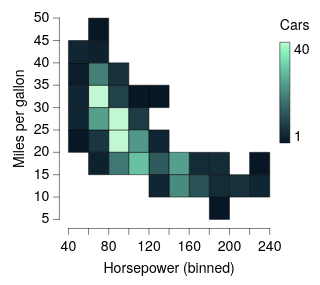

Express this chart as Vega-Lite.
### Vega-Lite specification from a JSON file in a GitHub repository (floating-point values rounded to 4 significant figures; data arrays with more than 128 entries replaced by an {"elided": "..."} marker saying what was removed)
{"background": null, "config": {"arc": {"fill": "#DBDBDB", "fillOpacity": 1.0, "innerRadius": 25.0, "padAngle": 0.03, "stroke": "black", "strokeOpacity": 1, "strokeWidth": 0.25}, "area": {"fill": "#DBDBDB", "fillOpacity": 1.0, "stroke": "black", "strokeOpacity": 1, "strokeWidth": 0.25}, "axis": {"domain": true, "domainCap": "round", "domainColor": "black", "domainWidth": 0.25, "grid": false, "gridCap": "round", "gridColor": "#F1F1F1", "gridDash": [0, 0], "gridOpacity": 1.0, "gridWidth": 0.25, "labelColor": "black", "labelFont": "HelveticaNeue", "labelFontSize": 7, "labelFontStyle": "normal", "labelFontWeight": 400, "offset": 4.5, "ticks": true, "tickCap": "round", "tickColor": "black", "tickRound": false, "tickSize": 3, "tickWidth": 0.25, "titleColor": "black", "titleFont": "HelveticaNeue", "titleFontSize": 7, "titleFontStyle": "normal", "titleFontWeight": 400}, "axisX": {"domain": true, "labelAlign": "center", "labelAngle": 0, "labels": true, "ticks": true, "translate": 0}, "axisY": {"domain": true, "labelAlign": "right", "labelAngle": 0, "labels": true, "ticks": true, "translate": 0}, "axisRight": {"domain": true, "labelAlign": "left", "labelAngle": 0, "labels": true, "ticks": true, "translate": 0}, "axisTop": {"domain": true, "labelAlign": "center", "labelAngle": 0, "labels": true, "ticks": true, "translate": 0}, "axisBand": {"tickOffset": 0}, "bar": {"fill": "#DBDBDB", "fillOpacity": 1.0, "stroke": "black", "strokeOpacity": 1, "strokeWidth": 0.25}, "boxplot": {"size": 9.0, "ticks": {"cornerRadius": 0.25, "fill": "black", "size": 4.5, "thickness": 0.25}, "box": {"fillOpacity": 1.0, "stroke": "black", "strokeOpacity": 1, "strokeWidth": 0.25}, "median": {"fill": "black", "fillOpacity": 1.0, "size": 9.0, "thickness": 0.25}, "rule": {"fill": "black", "fillOpacity": 1.0, "size": 10.0, "stroke": "black", "strokeDash": [0, 0], "strokeOpacity": 1, "strokeWidth": 0.25}, "outliers": {"color": "black", "fill": "black", "fillOpacity": 1.0, "size": 0, "stroke": "black", "strokeOpacity": 1, "strokeWidth": 0.25}}, "circle": {"fill": "black", "fillOpacity": 1.0, "size": 0.5, "stroke": null, "strokeOpacity": 1, "strokeWidth": 0.25}, "errorband": {"band": {"fillOpacity": 0.6, "stroke": null, "strokeWidth": 0.25, "strokeOpacity": 1}, "borders": {"opacity": 0, "strokeOpacity": 0.25, "strokeWidth": 1}}, "errorbar": {"opacity": 1, "rule": {"strokeDash": [0, 0], "strokeWidth": 0.5}, "ticks": {"color": "black", "cornerRadius": 0.25, "opacity": 1, "size": 6.0, "thickness": 0.5}, "thickness": 0.5}, "font": "HelveticaNeue", "geoshape": {"fill": "#DBDBDB", "fillOpacity": 1.0, "stroke": "black", "strokeOpacity": 1, "strokeWidth": 0.25}, "header": {"labelColor": "black", "labelFont": "HelveticaNeue", "labelFontSize": 7, "labelFontStyle": "normal", "labelFontWeight": 400, "titleColor": "black", "titleFont": "HelveticaNeue", "titleFontSize": 7, "titleFontStyle": "normal", "titleFontWeight": 400, "titlePadding": 0}, "legend": {"disable": false, "offset": 4.5, "gradientLength": 50.0, "gradientThickness": 5.0, "gradientOpacity": 1.0, "gradientStrokeColor": "black", "gradientStrokeWidth": 0.25, "labelColor": "black", "labelFont": "HelveticaNeue", "labelFontSize": 7, "labelFontStyle": "normal", "labelFontWeight": 400, "strokeColor": "black", "strokeWidth": 0, "symbolSize": 42, "symbolStrokeColor": "black", "symbolStrokeWidth": 0.25, "titleColor": "black", "titleFont": "HelveticaNeue", "titleFontSize": 7, "titleFontStyle": "normal", "titleFontWeight": 400}, "line": {"color": "black", "stroke": "black", "strokeCap": "round", "strokeDash": [0, 0], "strokeOpacity": 1, "strokeWidth": 0.375}, "point": {"filled": true, "fill": "#DBDBDB", "fillOpacity": 1.0, "size": 5.0, "stroke": "black", "strokeOpacity": 1, "strokeWidth": 0.25}, "range": {"category": ["#C6D9F1", "#F1C9CB", "#FEF0B9", "#CEE37A", "#7AA8E0", "#E589A3", "#FDDD5D", "#68B961", "#4177B1", "#C35082", "#E5C227", "#438156"], "diverging": {"scheme": ["#C35082", "#CE6D94", "#D989A7", "#E2A4BA", "#EABFCE", "#F1DBE2", "#F6F6F6", "#D7E0EB", "#B9CBE0", "#9BB6D5", "#7DA1C9", "#5F8CBD", "#4177B1"]}, "heatmap": {"scheme": ["#081726", "#132936", "#1E3D46", "#295157", "#366666", "#427C76", "#4F9385", "#5CAB95", "#6AC3A4", "#78DCB0", "#89F3BA", "#C1F7D2"]}, "ordinal": {"scheme": ["#F1F1F1", "#DBDBDB", "#C6C6C6", "#B2B2B2", "#9D9D9D", "#898989", "#767676", "#636363", "#515151", "#404040", "#2F2F2F", "#1F1F1F"]}, "ramp": {"scheme": ["#DFE9F7", "#C6D9F1", "#ADC8EC", "#94B8E6", "#7AA8E0", "#6097DA", "#4D87CA", "#4177B1", "#386898", "#2F597F", "#264A69", "#1D3A58"]}}, "rule": {"color": "black", "stroke": "black", "strokeCap": "round", "strokeDash": [2, 2], "strokeOpacity": 1, "strokeWidth": 0.25}, "scale": {"bandPaddingInner": 0.1, "bandPaddingOuter": 0.1, "round": false}, "rect": {"fill": "#DBDBDB", "fillOpacity": 1.0, "stroke": "black", "strokeOpacity": 1, "strokeWidth": 0.25}, "square": {"fill": "#DBDBDB", "fillOpacity": 1.0, "size": 10.0, "stroke": "black", "strokeOpacity": 1, "strokeWidth": 0.25}, "text": {"color": "black", "font": "HelveticaNeue", "fontSize": 7, "fontStyle": "normal", "fontWeight": 400}, "title": {"anchor": "middle", "frame": "group", "color": "black", "font": "HelveticaNeue", "fontSize": 7, "fontStyle": "normal", "fontWeight": 400, "subtitleColor": "black", "subtitleFont": "HelveticaNeue", "subtitleFontSize": "HelveticaNeue", "subtitleFontStyle": "normal", "subtitleFontWeight": 400}, "view": {"continuousWidth": 100, "continuousHeight": 100, "discreteWidth": 100, "discreteHeight": 100, "fill": null, "stroke": null, "strokeWidth": 0.25}}, "data": {"name": "data-7285c4e2e195e5a75737a34913199f5f"}, "mark": {"type": "rect"}, "encoding": {"color": {"aggregate": "count", "title": "Cars", "type": "quantitative"}, "x": {"bin": {"maxbins": 12}, "field": "Horsepower", "type": "quantitative"}, "y": {"bin": {"maxbins": 12}, "field": "Miles_per_Gallon", "title": "Miles per gallon", "type": "quantitative"}}, "$schema": "https://vega.github.io/schema/vega-lite/v6.4.1.json", "datasets": {"data-7285c4e2e195e5a75737a34913199f5f": {"elided": "392 records"}}}
